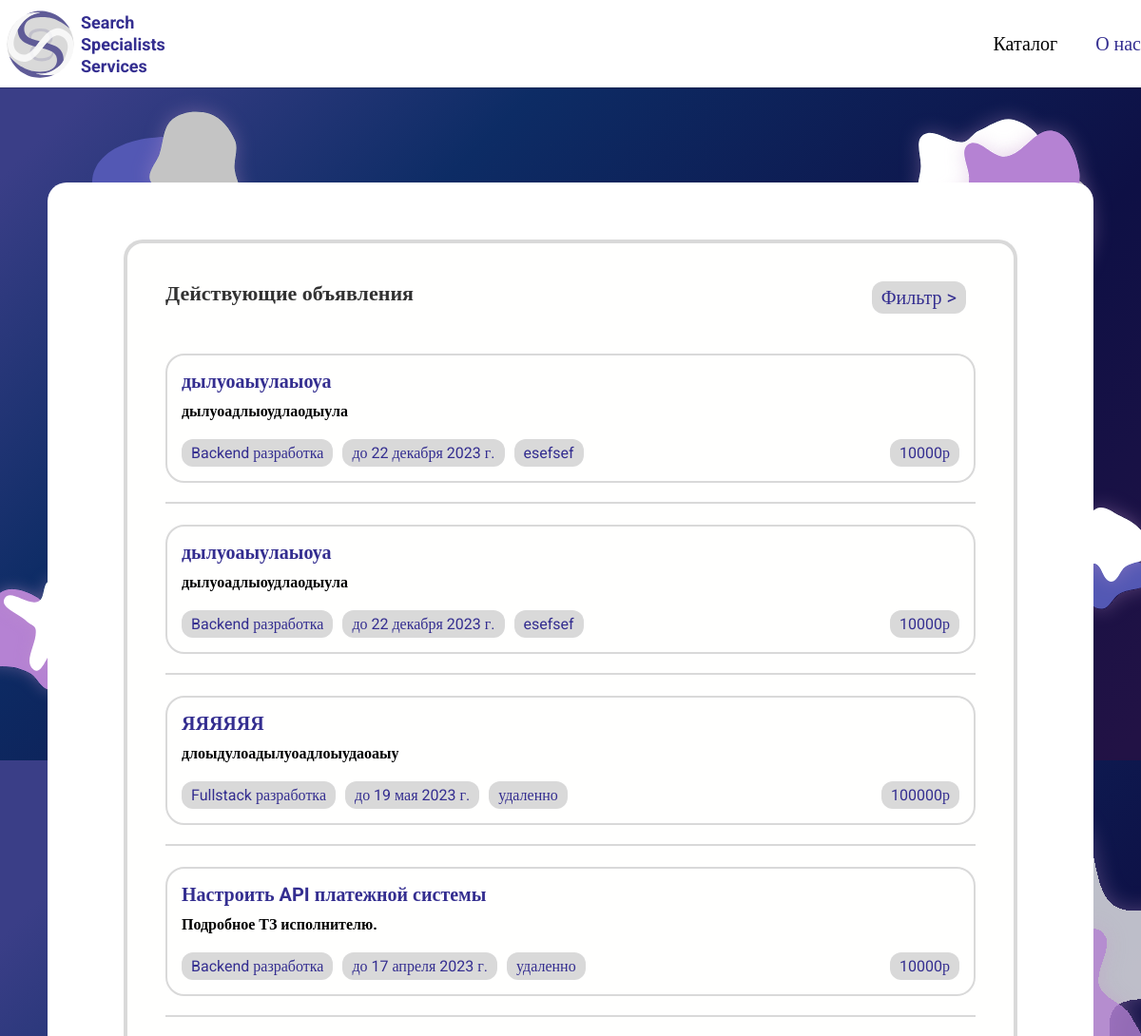
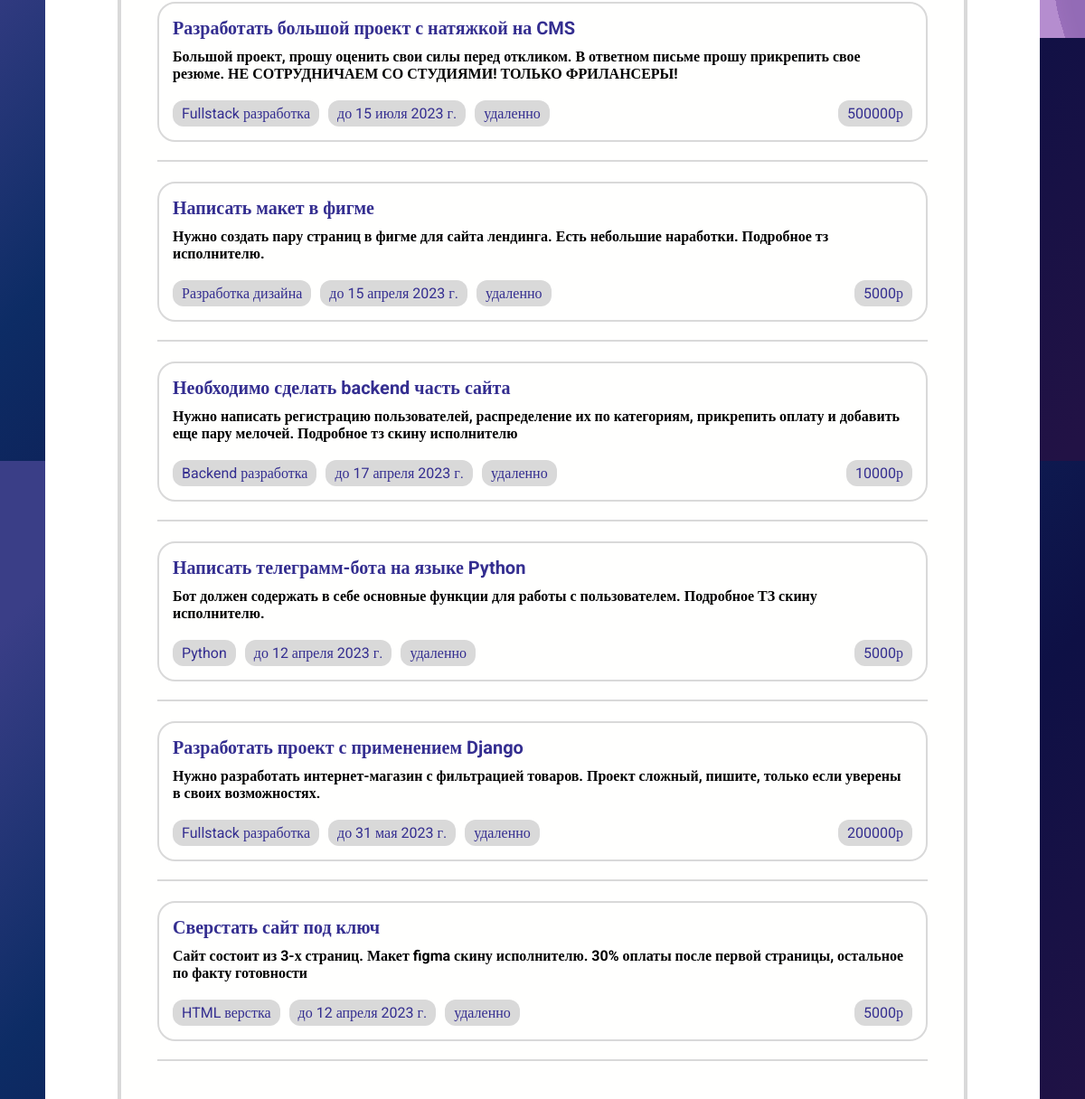
Page /catalogIT_perf/ on the earlier database version (2 pictures, top to bottom).
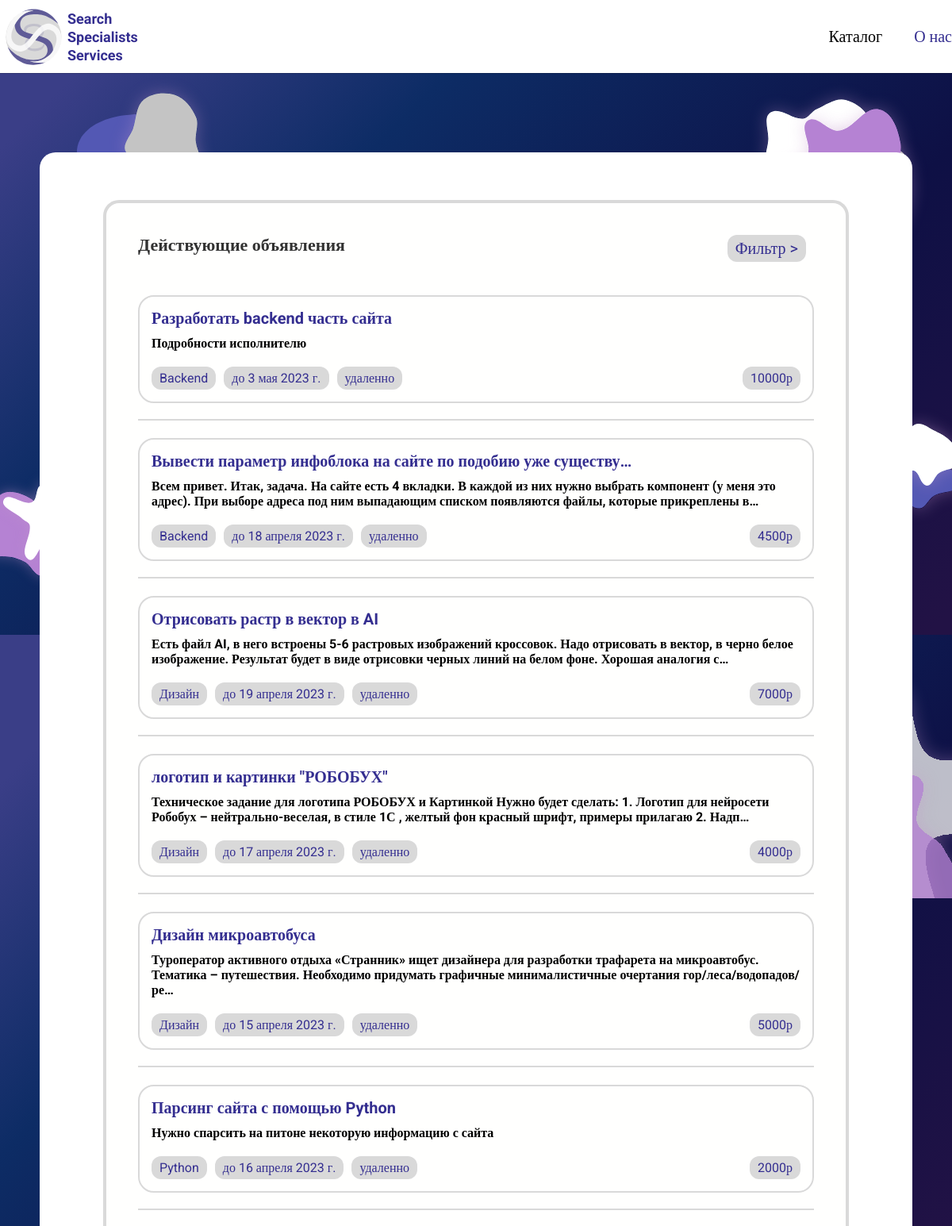
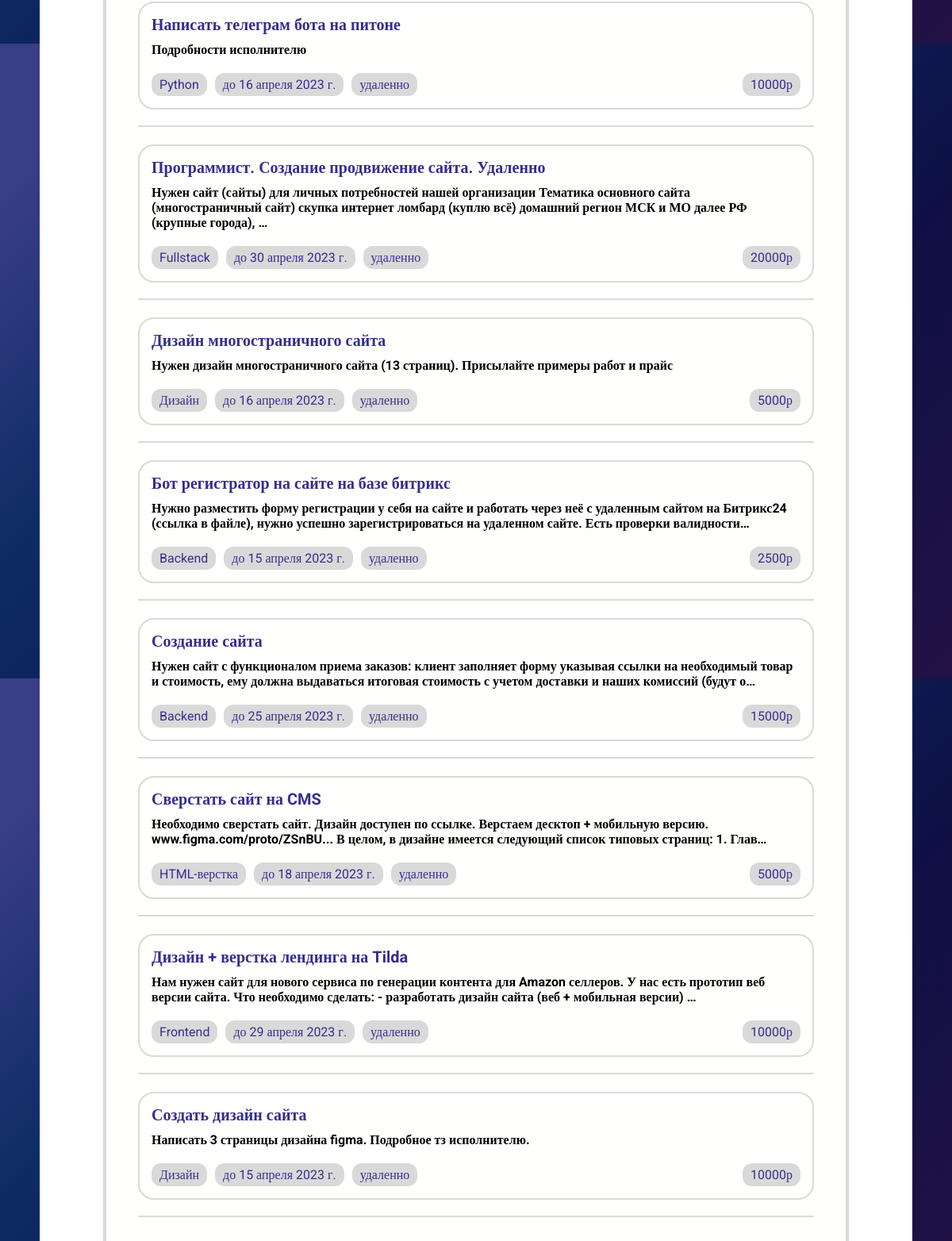
Same page on the later database version (2 pictures, top to bottom).
### website/models.py (models this page shows, shortened)
class TaskIT(models.Model):
    title = models.CharField(max_length=255, verbose_name='Заголовок')
    content = models.TextField(blank=True, verbose_name='Описание')
    price = models.IntegerField(verbose_name='Бюджет')
    time_over = models.DateField(verbose_name='Срок окончания')
    time_create = models.DateTimeField(auto_now_add=True, null=True)
    time_update = models.DateTimeField(auto_now_add=True, null=True)
    place = models.CharField(max_length=255, verbose_name='Место выполнения')
    category = models.ForeignKey('Category', on_delete=models.PROTECT, null=True, verbose_name='Категория')
    user = models.ForeignKey(User, verbose_name='Пользователь', on_delete=models.CASCADE)
    def get_absolute_url(self):
        return reverse('post', kwargs={'post_id': self.pk})
    class Meta:
        verbose_name = 'Списки заказов от заказчиков'
        verbose_name_plural = 'Списки заказов от заказчиков'
        ordering = ['-time_update', 'title']

class Category(models.Model):
    name = models.CharField(max_length=100, db_index=True, verbose_name='Категория')
    def __str__(self):
        return self.name
    def get_absolute_url(self):
        return reverse('category', kwargs={'cat_id': self.pk})
    class Meta:
        verbose_name = 'Категории'
        verbose_name_plural = 'Категории'
        ordering = ['name']

### website/views.py (the view)
# urls.py: path('catalogIT_perf/', CatalogIT_perf.as_view(), name='catalogIT_perf'),
class CatalogIT_perf(ListView):
    model = TaskIT
    template_name = 'website/catalogIT_perf.html'
    context_object_name = 'posts'
    paginate_by = 15
    def get_context_data(self, *, object_list=None, **kwargs):
        context = super().get_context_data(**kwargs)
        context['title'] = 'Каталог заказов IT'
        context['cats'] = Category.objects.all()
        context['cat_selected'] = 0
        return context

### website/templates/website/catalogIT_perf.html (shortened to what this page needs)
{% extends 'website/base.html' %}
{% load static %}
{% block navcontent %}
    <nav>
        <div class="container">
            <div class="logo">
                <a href="{% url 'catalogIT_perf' %}" class="logo-url">
                    <img src="{% static 'website/img/logo_kach.svg' %}" alt="">
                    <div class="logo-text">
                        <p>Search</p>
                        <p>Specialists</p>
                        <p>Services</p>
                    </div>
                </a>
            </div>
            <ul class="nav-links">
                <li><a href="{% url 'catalogIT_perf' %}" style="color: #000;">Каталог</a></li>
                <li><a href="{% url 'about_us_perf' %}">О нас</a></li>
            </ul>
        </div>
    </nav>
    {% endblock navcontent %}
{% block task_list %}
<div class="wrapp-catalog">
    <ul class="box-catalog">
        <div class="top-catalog-menu">
            <h2>Действующие объявления</h2>
            <div class="filter-box">
                <label for="filter-input" class="filter-label">Фильтр <span class="chevrone">></span></label>
            </div>
        </div>
        <ul class="block-catalog-links">
            {% for p in posts %}
            <li class="el">
                <a href="{{p.get_absolute_url}}">
                    <div class="top-content">
                        <h2>{{p.title|truncatechars:60}}</h2>
                        <p class="content">{{p.content|truncatechars:200}}</p>
                    </div>
                    <div class="bottom-content">
                        <div class="left-el">
                            <p class="category task-object">{{p.category}}</p>
                            <p class="time_over task-object">до {{p.time_over}}</p>
                            <p class="place task-object">{{p.place}}</p>
                        </div>
                        <div class="right-el">
                            <p class="price task-object">{{p.price}}р</p>
                        </div>
                    </div>
                </a>
            </li>
            <div class="cut"></div>
            {% endfor %}
        </ul>
    </ul>
</div>
{% endblock task_list %}

Differences in the rows shown:
removed TaskIT: title "дылуоаыулаыоуа", content "дылуоадлыоудлаодыула", category "Backend разработка", time_over "22 декабря 2023 г.", place "esefsef", price "10000"
removed TaskIT: title "дылуоаыулаыоуа", content "дылуоадлыоудлаодыула", category "Backend разработка", time_over "22 декабря 2023 г.", place "esefsef", price "10000"
removed TaskIT: title "ЯЯЯЯЯЯ", content "длоыдулоадылуоадлоыудаоаыу", category "Fullstack разработка", time_over "19 мая 2023 г.", place "удаленно", price "100000"
removed TaskIT: title "Настроить API платежной системы", content "Подробное ТЗ исполнителю.", category "Backend разработка", time_over "17 апреля 2023 г.", place "удаленно", price "10000"
removed TaskIT: title "Разработать большой проект с натяжкой на CMS", content "Большой проект, прошу оценить свои силы перед откликом. В ответном письме прошу прикрепить свое резюме. НЕ СОТРУДНИЧАЕМ СО СТУДИЯМИ! ТОЛЬКО ФРИЛАНСЕРЫ!", category "Fullstack разработка", time_over "15 июля 2023 г.", place "удаленно", price "500000"
removed TaskIT: title "Написать макет в фигме", content "Нужно создать пару страниц в фигме для сайта лендинга. Есть небольшие наработки. Подробное тз исполнителю.", category "Разработка дизайна", time_over "15 апреля 2023 г.", place "удаленно", price "5000"
removed TaskIT: title "Необходимо сделать backend часть сайта", content "Нужно написать регистрацию пользователей, распределение их по категориям, прикрепить оплату и добавить еще пару мелочей. Подробное тз скину исполнителю", category "Backend разработка", time_over "17 апреля 2023 г.", place "удаленно", price "10000"
removed TaskIT: title "Написать телеграмм-бота на языке Python", content "Бот должен содержать в себе основные функции для работы с пользователем. Подробное ТЗ скину исполнителю.", category "Python", time_over "12 апреля 2023 г.", place "удаленно", price "5000"
removed TaskIT: title "Разработать проект с применением Django", content "Нужно разработать интернет-магазин с фильтрацией товаров. Проект сложный, пишите, только если уверены в своих возможностях.", category "Fullstack разработка", time_over "31 мая 2023 г.", place "удаленно", price "200000"
removed TaskIT: title "Сверстать сайт под ключ", content "Сайт состоит из 3-х страниц. Макет figma скину исполнителю. 30% оплаты после первой страницы, остальное по факту готовности", category "HTML верстка", time_over "12 апреля 2023 г.", place "удаленно", price "5000"
added TaskIT: title "Разработать backend часть сайта", content "Подробности исполнителю", category "Backend", time_over "3 мая 2023 г.", place "удаленно", price "10000"
added TaskIT: title "Вывести параметр инфоблока на сайте по подобию уже существу…", content "Всем привет. Итак, задача. На сайте есть 4 вкладки. В каждой из них нужно выбрать компонент (у меня это адрес). При выборе адреса под ним выпадающим списком появляются файлы, которые прикреплены в…", category "Backend", time_over "18 апреля 2023 г.", place "удаленно", price "4500"
added TaskIT: title "Отрисовать растр в вектор в AI", content "Есть файл AI, в него встроены 5-6 растровых изображений кроссовок. Надо отрисовать в вектор, в черно белое изображение. Результат будет в виде отрисовки черных линий на белом фоне. Хорошая аналогия с…", category "Дизайн", time_over "19 апреля 2023 г.", place "удаленно", price "7000"
added TaskIT: title "логотип и картинки \"РОБОБУХ\"", content "Техническое задание для логотипа РОБОБУХ и Картинкой Нужно будет сделать: 1. Логотип для нейросети Робобух – нейтрально-веселая, в стиле 1С , желтый фон красный шрифт, примеры прилагаю 2. Надп…", category "Дизайн", time_over "17 апреля 2023 г.", place "удаленно", price "4000"
added TaskIT: title "Дизайн микроавтобуса", content "Туроператор активного отдыха «Странник» ищет дизайнера для разработки трафарета на микроавтобус. Тематика – путешествия. Необходимо придумать графичные минималистичные очертания гор/леса/водопадов/ре…", category "Дизайн", time_over "15 апреля 2023 г.", place "удаленно", price "5000"
added TaskIT: title "Парсинг сайта с помощью Python", content "Нужно спарсить на питоне некоторую информацию с сайта", category "Python", time_over "16 апреля 2023 г.", place "удаленно", price "2000"
added TaskIT: title "Написать телеграм бота на питоне", content "Подробности исполнителю", category "Python", time_over "16 апреля 2023 г.", place "удаленно", price "10000"
added TaskIT: title "Программист. Создание продвижение сайта. Удаленно", content "Нужен сайт (сайты) для личных потребностей нашей организации Тематика основного сайта (многостраничный сайт) скупка интернет ломбард (куплю всё) домашний регион МСК и МО далее РФ (крупные города), …", category "Fullstack", time_over "30 апреля 2023 г.", place "удаленно", price "20000"
added TaskIT: title "Дизайн многостраничного сайта", content "Нужен дизайн многостраничного сайта (13 страниц). Присылайте примеры работ и прайс", category "Дизайн", time_over "16 апреля 2023 г.", place "удаленно", price "5000"
added TaskIT: title "Бот регистратор на сайте на базе битрикс", content "Нужно разместить форму регистрации у себя на сайте и работать через неё с удаленным сайтом на Битрикс24 (ссылка в файле), нужно успешно зарегистрироваться на удаленном сайте. Есть проверки валидности…", category "Backend", time_over "15 апреля 2023 г.", place "удаленно", price "2500"
added TaskIT: title "Создание сайта", content "Нужен сайт с функционалом приема заказов: клиент заполняет форму указывая ссылки на необходимый товар и стоимость, ему должна выдаваться итоговая стоимость с учетом доставки и наших комиссий (будут о…", category "Backend", time_over "25 апреля 2023 г.", place "удаленно", price "15000"
added TaskIT: title "Сверстать сайт на CMS", content "Необходимо сверстать сайт. Дизайн доступен по ссылке. Верстаем десктоп + мобильную версию. www.figma.com/proto/ZSnBU... В целом, в дизайне имеется следующий список типовых страниц: 1. Глав…", category "HTML-верстка", time_over "18 апреля 2023 г.", place "удаленно", price "5000"
added TaskIT: title "Дизайн + верстка лендинга на Tilda", content "Нам нужен сайт для нового сервиса по генерации контента для Amazon селлеров. У нас есть прототип веб версии сайта. Что необходимо сделать: - разработать дизайн сайта (веб + мобильная версии) …", category "Frontend", time_over "29 апреля 2023 г.", place "удаленно", price "10000"
added TaskIT: title "Создать дизайн сайта", content "Написать 3 страницы дизайна figma. Подробное тз исполнителю.", category "Дизайн", time_over "15 апреля 2023 г.", place "удаленно", price "10000"
